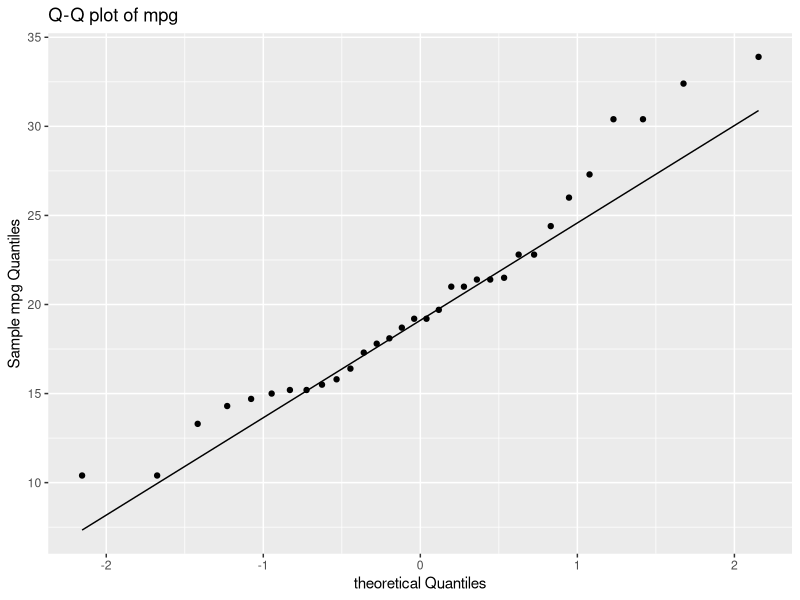

This figure's R source:
library(ggplot2)
data(mtcars)
ggplot(data=mtcars,aes(sample=mpg))+
stat_qq()+
stat_qq_line()+
labs(
    title="Q-Q plot of mpg",
    x="theoretical Quantiles",
    y="Sample mpg Quantiles"
)